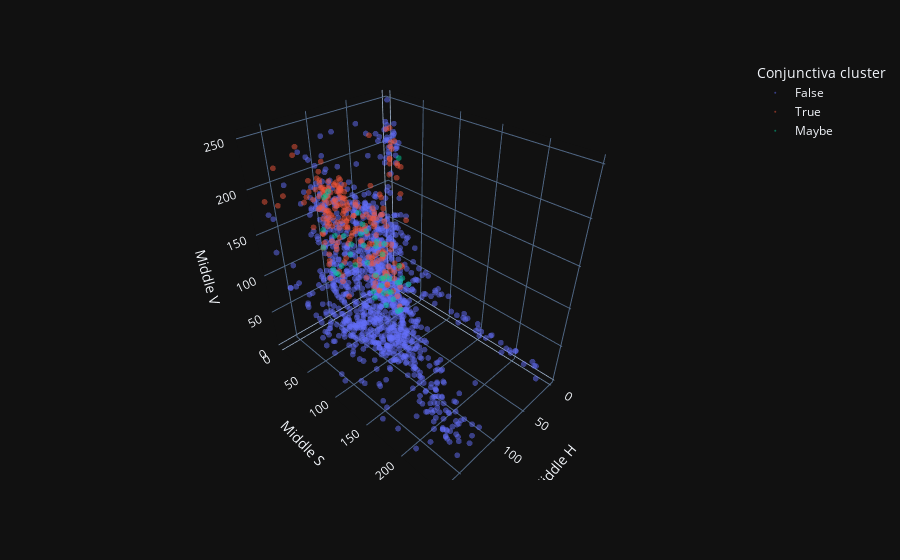

Notebook source saved alongside this figure:
### Code cell
import plotly.express as px
fig = px.scatter_3d(all_metrics_flat, x="Values-Color-Center-H", y="Values-Color-Center-S",
                    z="Values-Color-Center-V", color="Labels-Value", template=plotly_template, labels=var_labels)
fig.update_traces(marker=dict(size=2, opacity=0.5),
                  selector=dict(mode='markers'))
fig.show()

### Figure 1 — Plotly figure (JSON) as saved in the notebook; plotly's stock layout.template omitted (floating-point values rounded to 4 significant figures; data arrays with more than 128 entries replaced by an {"elided": "..."} marker saying what was removed)
{"data": [{"hovertemplate": "Conjunctiva cluster=False<br>Middle H=%{x}<br>Middle S=%{y}<br>Middle V=%{z}<extra></extra>", "legendgroup": "False", "marker": {"color": "#636efa", "symbol": "circle", "opacity": 0.5, "size": 2}, "mode": "markers", "name": "False", "scene": "scene", "showlegend": true, "x": {"elided": "1181 int values"}, "y": {"elided": "1181 int values"}, "z": {"elided": "1181 int values"}, "type": "scatter3d"}, {"hovertemplate": "Conjunctiva cluster=True<br>Middle H=%{x}<br>Middle S=%{y}<br>Middle V=%{z}<extra></extra>", "legendgroup": "True", "marker": {"color": "#EF553B", "symbol": "circle", "opacity": 0.5, "size": 2}, "mode": "markers", "name": "True", "scene": "scene", "showlegend": true, "x": {"elided": "224 int values"}, "y": {"elided": "224 int values"}, "z": {"elided": "224 int values"}, "type": "scatter3d"}, {"hovertemplate": "Conjunctiva cluster=Maybe<br>Middle H=%{x}<br>Middle S=%{y}<br>Middle V=%{z}<extra></extra>", "legendgroup": "Maybe", "marker": {"color": "#00cc96", "symbol": "circle", "opacity": 0.5, "size": 2}, "mode": "markers", "name": "Maybe", "scene": "scene", "showlegend": true, "x": [122, 114, 112, 111, 108, 116, 112, 108, 118, 108, 108, 110, 109, 110, 121, 108, 109, 109, 3, 122, 123, 113, 113, 108, 109, 115, 113, 109, 114, 108, 111, 113, 110, 111, 110, 109, 112, 115, 112, 107, 110, 118, 110, 116, 108], "y": [52, 98, 125, 118, 107, 51, 62, 131, 42, 116, 127, 112, 81, 102, 42, 48, 128, 61, 21, 30, 35, 104, 123, 142, 111, 112, 110, 131, 29, 134, 134, 91, 27, 96, 114, 97, 69, 115, 111, 73, 79, 43, 86, 44, 80], "z": [105, 103, 107, 112, 149, 112, 130, 95, 99, 125, 126, 91, 148, 162, 106, 144, 92, 140, 189, 128, 152, 159, 115, 132, 163, 118, 125, 148, 183, 135, 132, 170, 183, 92, 128, 120, 120, 128, 107, 180, 160, 196, 130, 146, 171], "type": "scatter3d"}], "layout": {"scene": {"domain": {"x": [0.0, 1.0], "y": [0.0, 1.0]}, "xaxis": {"title": {"text": "Middle H"}}, "yaxis": {"title": {"text": "Middle S"}}, "zaxis": {"title": {"text": "Middle V"}}}, "legend": {"title": {"text": "Conjunctiva cluster"}, "tracegroupgap": 0}, "margin": {"t": 60}}}
